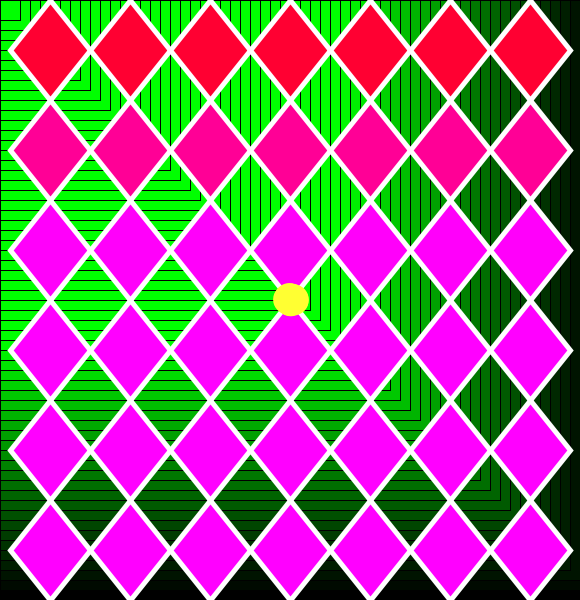
Frame 1 (no input)
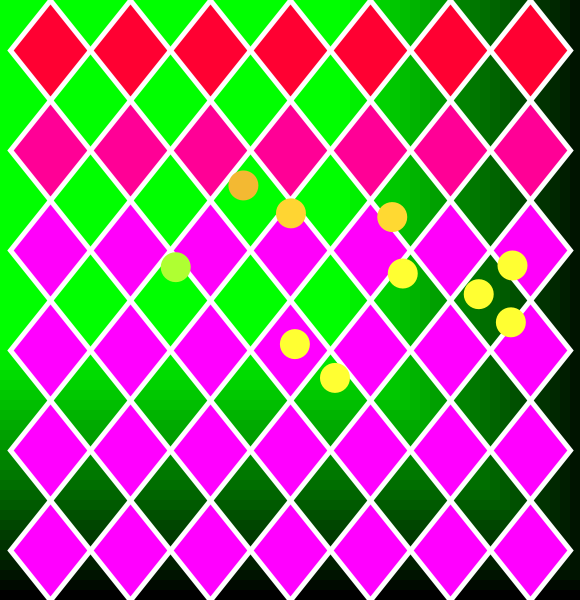
Frame 60 (the mouse pressed at the canvas centre just before this capture)
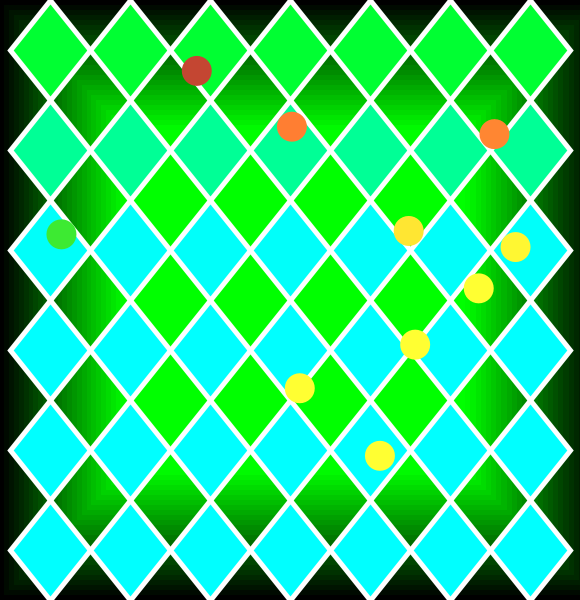
Frame 120 (the mouse held since frame 60 and released just before this capture)

The Processing sketch that drew these frames (run headless with seeded random() and noise(); from frame 60 on, the mouse is pressed at the canvas centre):

// Processing sketch: processing_97703
// ── processing_97703.pde

//Definició de les variables//
int i = 30;
int j = 30;
int sz = 30;
int a;
color c;
int px,py;

int numBoles = 10;//num d'elements que es mouen per la pantalla//
float[] posX = new float[numBoles];
float[] posY = new float[numBoles];
float[] velX = new float[numBoles];
float[] velY = new float[numBoles];

void setup(){
  size(580, 600);
  colorMode(RGB);
  rectMode(CENTER);
 
 for(int a = 0; a<numBoles; a++){//Definim la posició i la velocitat de les pilotes//
    posX[a] = width/2;
    posY[a] = height/2;
    velX[a] = random(-2,4);
    velY[a] = random(-2,4); 
  }
   
}

void draw(){
  
  background(10);
  
  for(int f=0;f<=580;f+=10){//Estructura de repetició del fons//
   px=int(mouseX/600.0*f+(600-f)/2);
   py=int(mouseY/600.0*f+(600-f)/2);
   fill(0,f,0);
   rect(px,py,600-f,600-f);
 }
 
  for(int i=0;i<=580;i++){
  for(int j=0;j<=600;j++){
  
}
  }
  for(i=50; i< width; i+=80)//Repeticio d'elements, en aquest cas els rombes//
  for(j=50; j< height; j+=100){
  c= color(255-mouseX,mouseY,j);
  fill(c);
  strokeWeight(5);
  stroke(255);
  quad(i,j-50,i+40,j,i,j+50,i-40,j);; 
  }
  
  for(int a = 0; a<numBoles; a++){//Parametres de velocitat i rebot de les pilotes//
    posX[a] += velX[a];
    posY[a] += velY[a];
    
    if((posX[a]<20)||(posX[a]>570)){
      velX[a] = -velX[a];
    } 
    if((posY[a]<20)||(posY[a]>580)){
      velY[a] = -velY[a];
    } 
      
      noStroke();{
      fill(posX[a],posY[a],50);
      ellipse(posX[a],posY[a],sz,sz);
  }  

}
}
